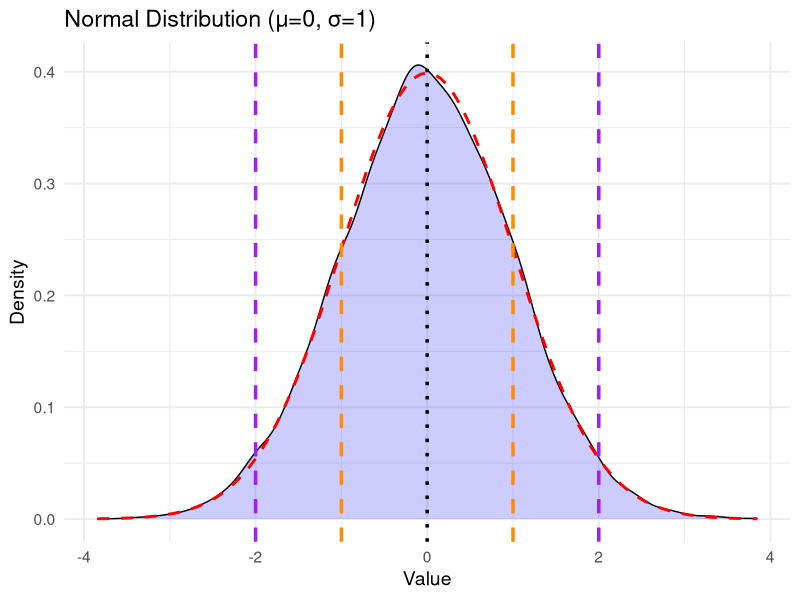

R code for this plot:
# Generate a plot of random variables for a normal distribution
# By Joe Domaleski
# Load necessary library
library(ggplot2)

# Set parameters for normal distribution
mu <- 0  # Mean
sigma <- 1  # Standard deviation
n <- 10000  # Number of data points

# Generate random data following a normal distribution
set.seed(123)  # For reproducibility
data <- data.frame(x = rnorm(n, mean = mu, sd = sigma))

# Create the plot
ggplot(data, aes(x = x)) +
  geom_density(fill = "blue", alpha = 0.2) +  # Adjusted transparency for density curve
  stat_function(fun = dnorm, args = list(mean = mu, sd = sigma), 
                color = "red", linetype = "dashed", linewidth = 1) +  # Normal curve overlay
  geom_vline(xintercept = mu, linetype = "dotted", color = "black", linewidth = 1.2) +  # Mean line
  geom_vline(xintercept = c(mu - sigma, mu + sigma), linetype = "dashed", color = "darkorange", linewidth = 1.2) +  # ±1 SD lines
  geom_vline(xintercept = c(mu - 2*sigma, mu + 2*sigma), linetype = "dashed", color = "purple", linewidth = 1.2) +  # ±2 SD lines
  labs(title = "Normal Distribution (μ=0, σ=1)",
       x = "Value",
       y = "Density") +
  theme_minimal(base_size = 14)